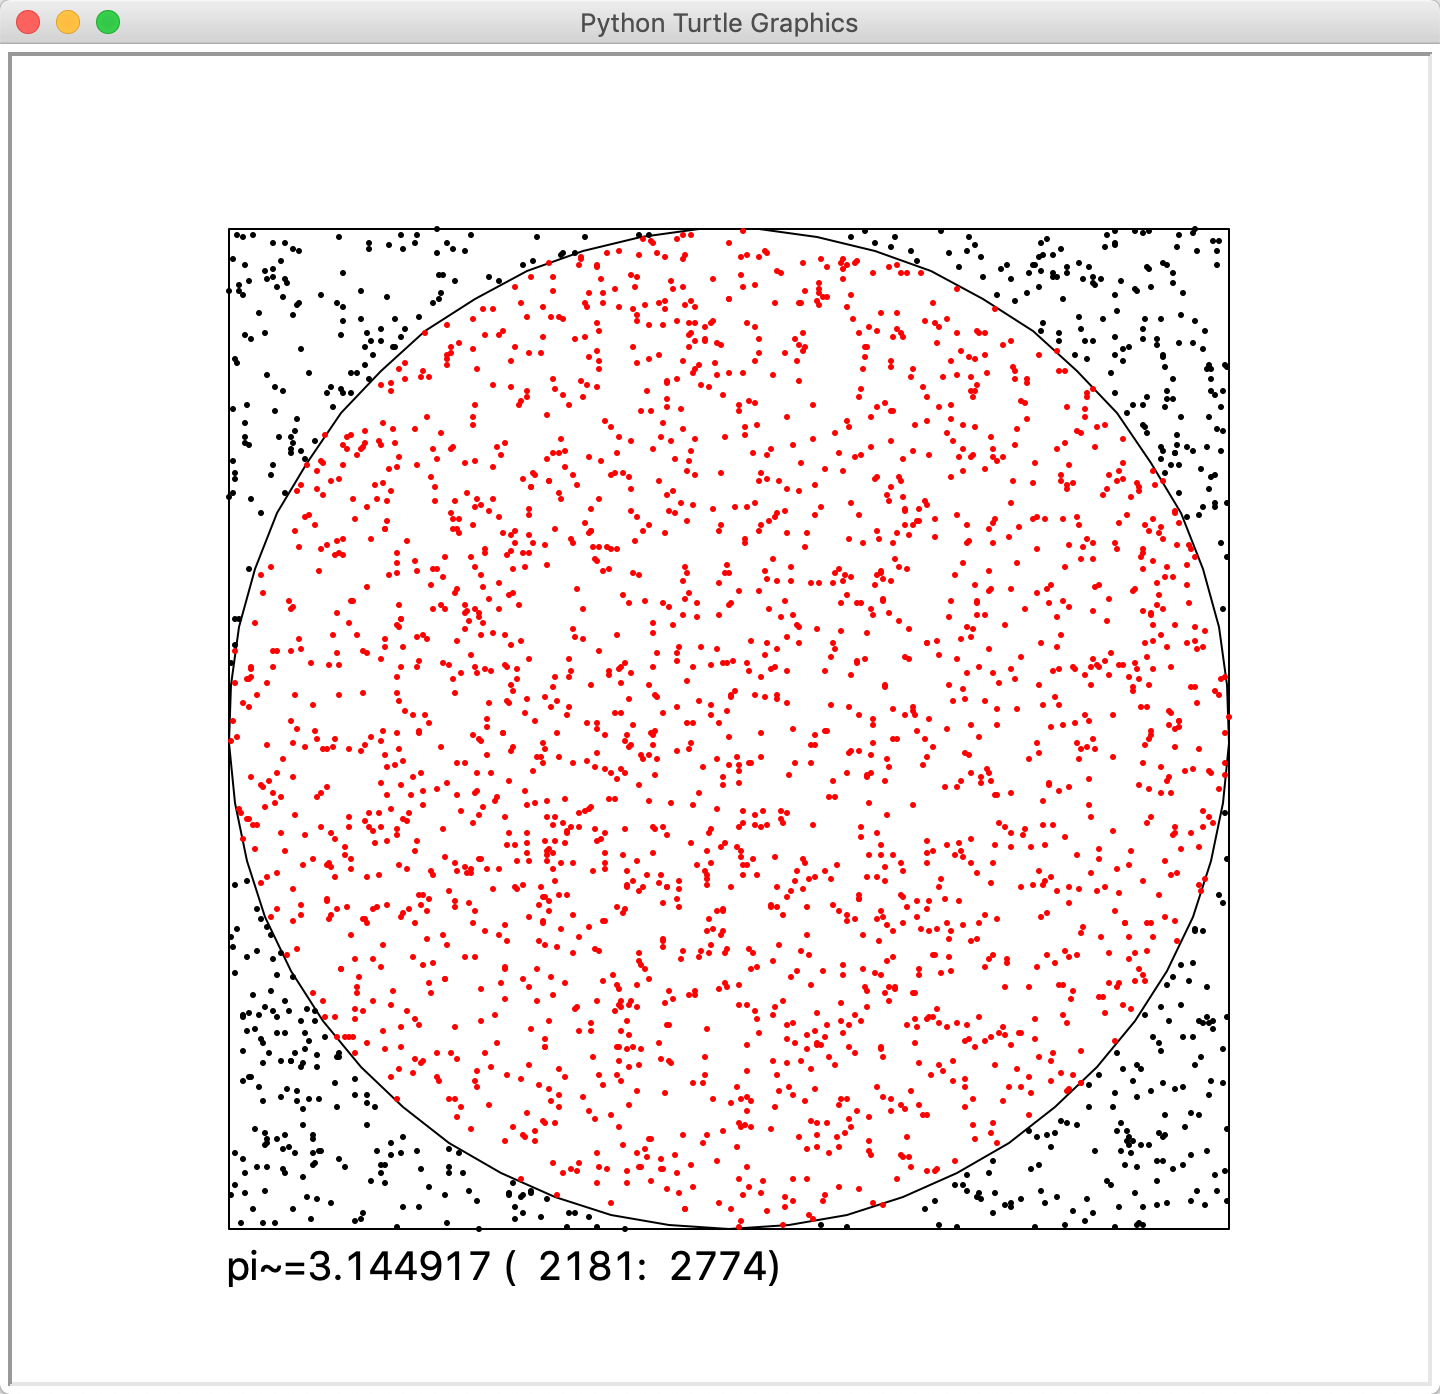

This chart was generated by the following Python code:
import turtle, random

turtle.tracer(0)

R = 250  # 随机范围
FONT = ('SYSTEM', 20, 'normal')

label = turtle.Turtle()
label.hideturtle()
label.penup()
label.goto(-250, -R - 30)

t = label.clone()
t.goto(0, -R)
t.pendown()
t.circle(R)
for i in range(4):
    t.forward(R)
    t.left(90)
    t.forward(R)
t.penup()

m, n = 0, 0
while True:
    m += 1
    x = R * random.uniform(-1, 1)
    y = R * random.uniform(-1, 1)
    t.goto(x, y)
    if x ** 2 + y ** 2 <= R ** 2:
        n += 1
        t.dot(3, 'red')
    else:
        t.dot(3, 'black')

    # 计算pi
    pi = n / m * 4

    # 显示文字
    label.clear()
    label.write(f'pi~={pi:.6f} ({n:6}:{m:6})', font=FONT)

    # 刷新屏幕
    turtle.update()
